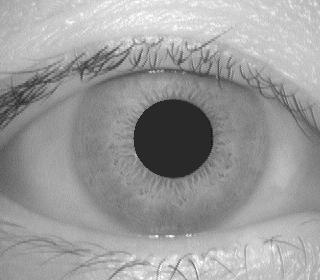
#> input picture CASIA1/1/001_1_2.jpg, 320 x 280 px; its folder holds 3 pictures in this run
$ jupyter execute --allow-errors IrisRecognition.ipynb   (shell and % lines are left out)   (Python 2 division)   (older library calls are emulated)
#> lines starting #> are read from the running program, lines starting #| are printed output that depends on the picture
# Summary
MESH is a POC (Proof of Concept) of high accurate Iris Recognition algorithm. Tested on CASIA_V1 dataset with manual labeled pupil circular, the 1-on-1 cross matching accuracy is 100%. After rejecting several low quality images, the theoritical ERR (Equal Error Rate) can be as low as 1/1billion.

MESH_Open is part of MESH which was open sourced in this repository. MESH_Open has a cross matching accuracy of 99.9965%, or 10 errors in a total of 285,390 1-on-1 cross matchings.

A main advantage of MESH is that the Same Iris Histogram and the Not Same Iris Histogram are far apart, well separated. Which indicates that Iris Recognition has the potential to achieve very high cross matching accuracy, e.g. 1/1billion.

# WorkFlow
## Iris Location
Manual labeled pupil circular data were used, because MESH focuses on feature matching, and I do not have a good Iris Location/Segmentation algorithm. Notes that the manual labeled pupil circulars are not accurate at all. I labelled it myself, sometimes there are 10 pixels offset from ground truth. With a good Iris Location algorithm MESH can do even better.

The Iris circular is setup as same center of Pupil, radius 100 pixels.

## Normalization
Simply stretch the Iris circular disk to a rectangle.

## Encoding
Gabor Filter was used for Iris Encoding. Source code was borrowed from mvjq's repository
https://github.com/mvjq/IrisRecognition.

## Template Matching
MESH focuses on Iris Template Matching. The main idea is to divides the normalized Iris Rectangles into small blocks, then calculates HD (Hamming Distance) between the small blocks. It is a flexible HD calculating algorithm, which can handle the distortion in Iris streching. As a result, MESH_Open achieves cross matching accuracy 99.9965%. MESH uses advanced algorithm and achieves accuracy 100%.

## 1-On-1 Cross Matching
Each Iris was matched with all other Irises. Histogram of Same Iris and Not Same Iris were plotted together and compared.

Each Iris Matching takes about 0.12 seconds on Intel(R) Core(TM) i7-8565U CPU (single thread). It takes about 10 hours to run a full cross matching. One of the disadvantage of MESH Feature Matching is its speed.

[cell 1]
import warnings
warnings.filterwarnings("ignore")

import cv2
import numpy as np
import glob
import math
import scipy
from time import time
from scipy.spatial import distance
from scipy import signal
from scipy.stats import binom, norm
import matplotlib.pyplot as plt
import pandas as pd

import plotly.express as px

from plotly.offline import download_plotlyjs, init_notebook_mode, plot, iplot
from plotly import tools
import plotly.graph_objs as go
import plotly.io as pio
init_notebook_mode(connected=True)

# Functions and Constants

[cell 2]
def draw_circle(img, c):
    return cv2.circle(cv2.cvtColor(img.copy(), cv2.COLOR_GRAY2RGB), (c[1], c[0]), round(c[2]), (255,255,255), 1)

[cell 3]
# iris circular to rect
def norm_iris(img, c, r_iris):
    [cy, cx, r_pupil, _] = c

    # fix r_iris 100
    r_iris = 100

    _padding = 0
    img_rect = cv2.linearPolar(img, (cx, cy), r_iris + _padding, cv2.WARP_FILL_OUTLIERS)
    img_rect = cv2.rotate(img_rect, cv2.ROTATE_90_COUNTERCLOCKWISE)
    img_rect = cv2.resize(img_rect, (600, r_iris + _padding), interpolation=cv2.INTER_AREA)
    img_rect = img_rect[:(r_iris - r_pupil + _padding * 2), :]
    img_rect = cv2.resize(img_rect, (600, 60), interpolation=cv2.INTER_AREA)

    img_rect = cv2.equalizeHist(img_rect)

    return img_rect

[cell 4]
# Gabor encoding, From: https://github.com/mvjq/IrisRecognition
# [56 lines left out: functions encode_iris, gaborconvolve_f, not called in this run]

[cell 5]
def get_gabor_encoded_img(img, c):
    minw_length = 18
    mult = 1
    sigma_f = 0.5

    img_rect = norm_iris(img, c, c[2] + iris_depth)
    img_gabor_rect, mask_noise = encode_iris(img_rect, np.zeros(img_rect.shape), minw_length, mult, sigma_f)
    img_gabor_rect = (img_gabor_rect * 255).astype(np.uint8)

    return img_gabor_rect[:, ::2], img_gabor_rect[:, 1::2]

[cell 6]
# get hamming distance of 2 iris rects
# [30 lines left out: function get_hd_of_img_i_j, not called in this run]

[cell 7]
N_tested = 756 # number of tested images
iris_depth = 60 # height of normed iris rect
thresh_hd = int(0.7 * 255)
percentile_hd = .75

# Load CASIA V1 images and pupil centers

[cell 8]
files = []
for i in range(1, 109):
    files.extend(sorted(glob.glob('CASIA1/' + str(i) + '/*.jpg')))

print("N# of files which we are extracting features", len(files))

# for f in files:
#     print(f)

[cell 9]
cirpupils = pd.read_csv('casia_v1_circle_pupil.csv')
#> (reads casia_v1_circle_pupil.csv from the repository)
cirpupils

[cell 10]
img_oris = [cv2.imread(_, 0) for _ in files[:N_tested]]
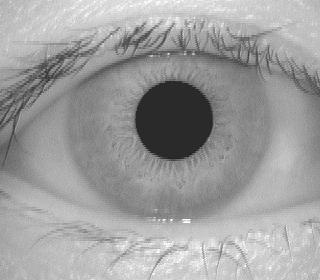
#> input picture CASIA1/1/001_1_3.jpg, 320 x 280 px
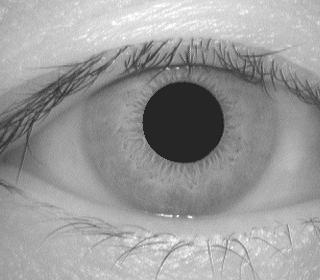
#> input picture CASIA1/1/001_2_1.jpg, 320 x 280 px
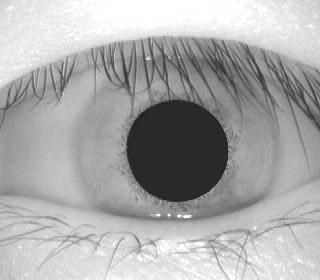
#> input picture CASIA1/10/010_1_1.jpg, 320 x 280 px
#> img_oris = 4 items

# Observe Pupil Circle

[cell 11]
ti = 333

fig, ax = plt.subplots(figsize=(12, 12))
#> (the rest of this cell did not finish here and is left out)

[cell 12]
list(cirpupils.iloc[ti])

# Observe sample images, rects, templates

[cell 13]
t0, t1 = 2, 4 # index of sample images
print(files[t0])
#> (the rest of this cell did not finish here and is left out)

[cell 14]
fig, ax = plt.subplots(figsize=(20, 16))
#> (the rest of this cell did not finish here and is left out)


[cell 15]
img_gabor_rects = []
#> (the rest of this cell did not finish here and is left out)

[cell 16]
fig, ax = plt.subplots(figsize=(20, 16))
#> (the rest of this cell did not finish here and is left out)

# Define mesh points

#> (a cell that did not finish here is left out)

# Sample of mesh Hamming Distance map

#> (a cell that did not finish here is left out)

[cell 19]
fig, ax = plt.subplots(figsize=(6, 6))
#> (the rest of this cell did not finish here and is left out)

[cell 20]
fig, ax = plt.subplots(figsize=(6, 6))
#> (the rest of this cell did not finish here and is left out)

#> (a cell that did not finish here is left out)

# Cross Matching
## It takes about 10h to run a full cross matching.

[cell 22]
np.random.seed(42)

start_time = time()
recs = []
#> (the rest of this cell did not finish here and is left out)

[cell 23]
df_hd = pd.DataFrame(data=recs, columns=['i', 'j', 'n_selected1', 'n_selected2', 'hd1', 'hd2'])
df_hd['hd'] = (df_hd['hd1'] + df_hd['hd2']) / 2

df_hd['fi'] = df_hd['i'].apply(lambda x: files[x].split('\\')[1][:3])
df_hd['fj'] = df_hd['j'].apply(lambda x: files[x].split('\\')[1][:3])
df_hd['fi_'] = df_hd['i'].apply(lambda x: files[x].split('\\')[1][:7])
df_hd['fj_'] = df_hd['j'].apply(lambda x: files[x].split('\\')[1][:7])
df_hd['same'] = df_hd['fi'] == df_hd['fj']

# Histogram of Hamming Distance, FRR/FAR. ERR: 0.0035%
## Load pre run HD data.

#> (a cell that did not finish here is left out)

[cell 25]
df_hd.sort_values(by='hd', inplace=True, ascending=False)
df_hd[~df_hd['same']].head(10)

[cell 26]
# hd
N_bins = 200
counts_same, bins_same = np.histogram(df_hd[df_hd['same']]['hd'].values / 255, bins=[_ / N_bins for _ in range(0, N_bins)])
counts_not_same, bins_not_same = np.histogram(df_hd[df_hd['same'] == False]['hd'].values / 255, bins=[_ / N_bins for _ in range(0, N_bins)])

fig = go.Figure(data=[
    go.Bar(x=bins_same, y=counts_same, name='same'),
    go.Bar(x=bins_not_same, y=counts_not_same * counts_same.sum() / counts_not_same.sum(), name='not same'),
])
fig.show()

[cell 27]
fars, frrs, fars_fit = [], [], []
err = 0
for i in range(len(bins_same)):
    frrs.append(counts_same[:i].sum() / counts_same.sum())
    fars.append(counts_not_same[i:].sum() / counts_not_same.sum())

fig = go.Figure(data=[
        go.Scatter(x=bins_not_same, y=frrs, name='frr'),
        go.Scatter(x=bins_same, y=fars, name='far'),
])
fig.show()

[cell 28]
# for matplotlib
_ = plt.hist([
    np.repeat(df_hd[df_hd['same']]['hd'].values, counts_not_same.sum() / counts_same.sum()) / 255,
    df_hd[df_hd['same'] == False]['hd'].values / 255],
    [_ / N_bins for _ in range(0, N_bins)],
    label=['Same', 'Not Same'])

fig = plt.gcf()
fig.set_size_inches(18, 6)
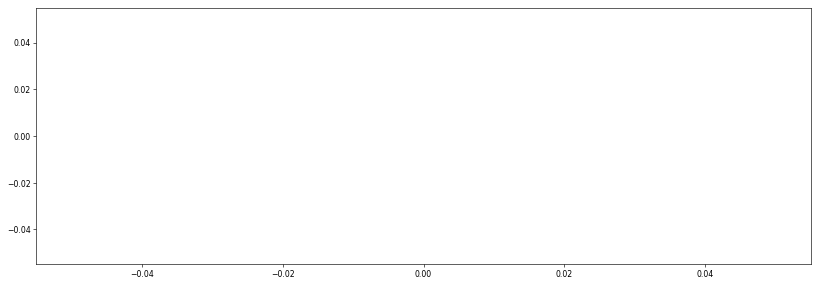
#> figure drawn by matplotlib, 1 panel

[cell 29]
plt.scatter(x=bins_not_same, y=frrs, label='frr')
plt.scatter(x=bins_same, y=fars, label='far')

fig = plt.gcf()
fig.set_size_inches(18, 6)
